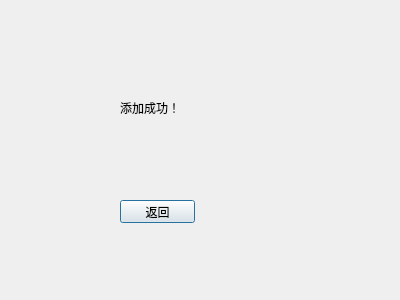
<?xml version="1.0" encoding="UTF-8"?>
<ui version="4.0">
 <class>backhint</class>
 <widget class="QDialog" name="backhint">
  <property name="geometry">
   <rect>
    <x>0</x>
    <y>0</y>
    <width>400</width>
    <height>300</height>
   </rect>
  </property>
  <property name="windowTitle">
   <string>提示</string>
  </property>
  <widget class="QPushButton" name="pushButton">
   <property name="geometry">
    <rect>
     <x>120</x>
     <y>200</y>
     <width>75</width>
     <height>23</height>
    </rect>
   </property>
   <property name="text">
    <string>返回</string>
   </property>
  </widget>
  <widget class="QLabel" name="label">
   <property name="geometry">
    <rect>
     <x>120</x>
     <y>100</y>
     <width>211</width>
     <height>16</height>
    </rect>
   </property>
   <property name="text">
    <string>添加成功！</string>
   </property>
  </widget>
 </widget>
 <resources/>
 <connections/>
</ui>
